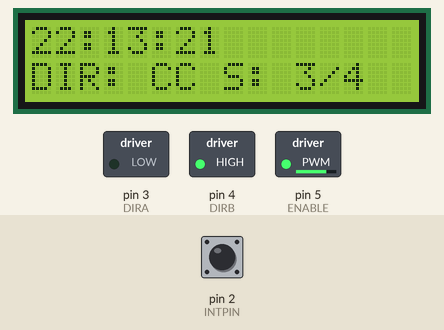
Recording of a sketch running on a simulated Arduino Uno, built with avr-gcc and run on an emulated ATmega328P. Parts: 16×2 character LCD, switched loads named in the sketch (green lamp = pin HIGH). Inputs (shaded band) come from the test bench; at power-on: pin 2 (INTPIN) HIGH. The local clock reads 2024-03-15 10:24:30 at power-on unless the sketch sets it.

Above: at 1.2 s.
1.3 s: pin 2 (INTPIN) pulled LOW for 0.15 s
At 2.8 s:
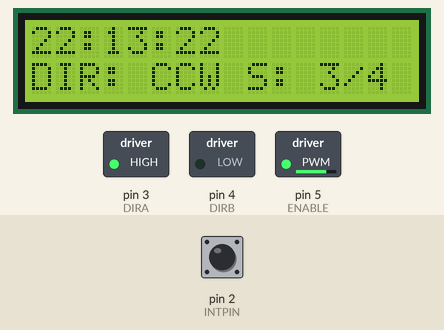
4.4 s: pin 2 (INTPIN) pulled LOW for 1 s
At 4.9 s:
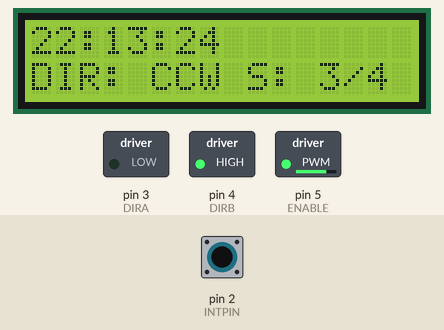
6.9 s: pin 2 (INTPIN) pulled LOW for 0.15 s
At 6.99 s:
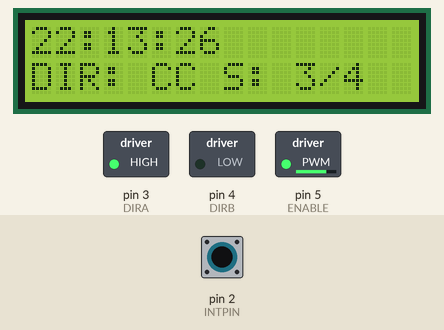
8.5 s: pin 2 (INTPIN) pulled LOW for 1 s
At 9.8 s:
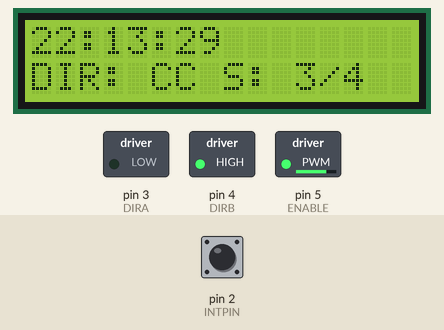
Timing chart, 0 to 11.5 s (numbered marks = the images above; inputs shaded):
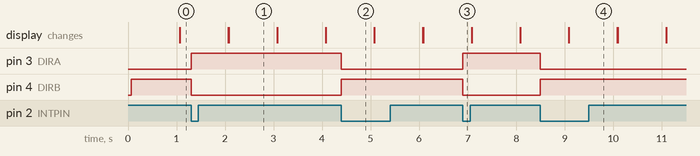

The sketch:

Lab_3.ino
```cpp
#include <Wire.h>
#include <DS3231.h>
#include <LiquidCrystal.h>

DS3231 clock;
RTCDateTime dt;
String motor_speed = "3/4";
int speed_of_motor = 192;
String motor_dir = "CC";
bool clockwise = true;

#define INTPIN 2
#define ENABLE 5
#define DIRA 3
#define DIRB 4

LiquidCrystal lcd(7, 8, 9, 10, 11, 12);

void setup() {

  pinMode(INTPIN, INPUT_PULLUP);
  attachInterrupt(digitalPinToInterrupt(INTPIN), changeMotorDirection, FALLING);

  pinMode(ENABLE,OUTPUT);
  pinMode(DIRA,OUTPUT);
  pinMode(DIRB,OUTPUT);

  lcd.begin(16, 2);
  lcd.setCursor(0, 1);
  lcd.print("DIR: "); lcd.print(motor_dir); lcd.print(" S: "); lcd.print(motor_speed);

  clock.begin();
  clock.setDateTime(__DATE__, __TIME__);

  analogWrite(ENABLE,speed_of_motor);
  digitalWrite(DIRA,LOW);
  digitalWrite(DIRB,HIGH);

}

void loop() {

  dt = clock.getDateTime();

  lcd.setCursor(0, 0);
  lcd.print(dt.hour);   lcd.print(":");
  lcd.print(dt.minute); lcd.print(":");
  lcd.print(dt.second);

  delay(995);

  lcd.clear();
  lcd.setCursor(0, 1);
  lcd.print("DIR: "); lcd.print(motor_dir); lcd.print(" S: "); lcd.print(motor_speed);

}

void changeMotorDirection() {

  if(clockwise){
    clockwise = false;
    motor_dir = "CCW";
    digitalWrite(DIRA,HIGH);
    digitalWrite(DIRB,LOW);
  }
  else{
    clockwise = true;
    motor_dir = "CC";
    digitalWrite(DIRA,LOW);
    digitalWrite(DIRB,HIGH);
  }

}
```

Measured:
- after the input at 1.3 s, pin 3 (DIRA): LOW → HIGH at once; pin 4 (DIRB): HIGH → LOW at once; the display: first changes after 0.77 s (image 1 shows a later state)
- after the input at 4.4 s, pin 3 (DIRA): HIGH → LOW at once; pin 4 (DIRB): LOW → HIGH at once
- after the input at 6.9 s, pin 3 (DIRA): LOW → HIGH at once; pin 4 (DIRB): HIGH → LOW at once
- after the input at 8.5 s, pin 3 (DIRA): HIGH → LOW at once; pin 4 (DIRB): LOW → HIGH at once; the display: first changes after 0.59 s (image 4 shows a later state)
- what the display in image 1 shows lasts 1.0 s, from 2.1 s to 3.1 s
